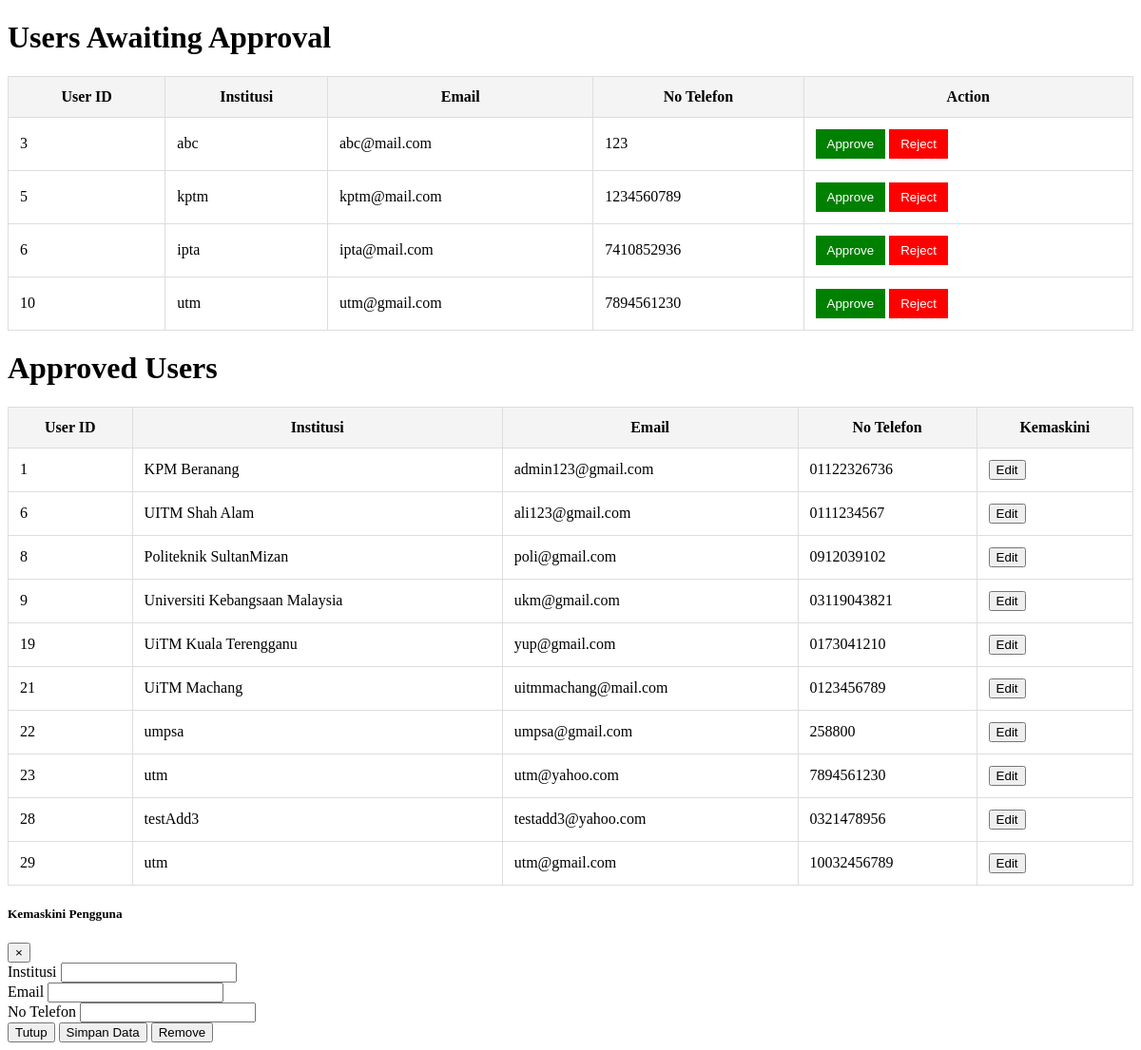
Before: /manageii.php with the older database file.
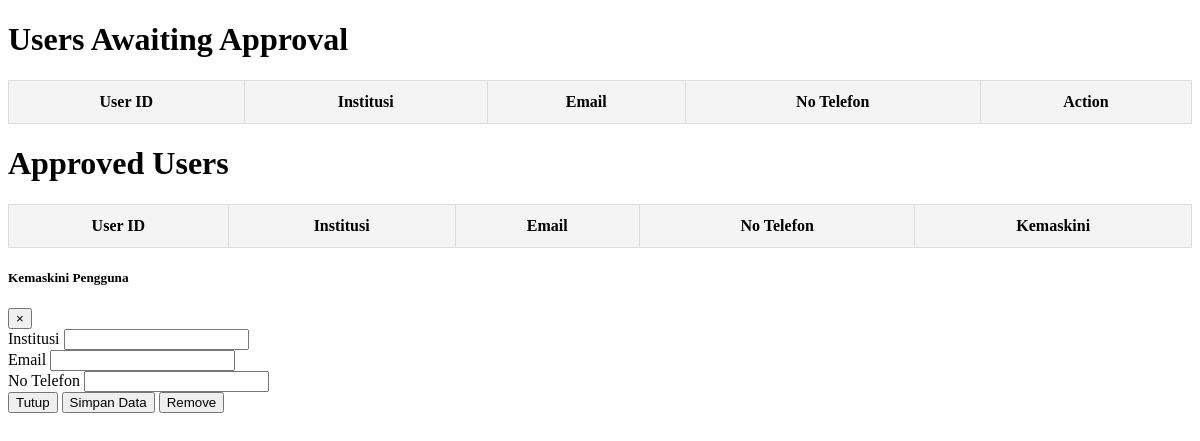
After: the same page with the newer database file.
### tables this page shows
CREATE TABLE `requests` (
  `id` int(11) NOT NULL,
  `password` varchar(255) NOT NULL,
  `email` varchar(255) NOT NULL,
  `college_uni` varchar(255) NOT NULL,
  `no_phone` varchar(20) NOT NULL,
  `nama_pegawai` varchar(255) NOT NULL,
  `status` enum('pending','approved','rejected') DEFAULT 'pending'
);

CREATE TABLE `users` (
  `user_id` int(11) NOT NULL,
  `password` varchar(255) NOT NULL,
  `email` varchar(100) NOT NULL,
  `college_uni` varchar(100) DEFAULT NULL,
  `name` varchar(255) NOT NULL,
  `no_phone` varchar(20) NOT NULL,
  `nama_pegawai` varchar(255) DEFAULT NULL
);

### manageii.php (the view, shortened to what the changed rows need)
<?php
    $servername = "localhost";
    $username = "root";
    $password = '';
    $dbname = "intern";
    $port = "3307";
    try
    {
        $conn = new PDO("mysql:host=$servername;dbname=$dbname;port=$port", $username, $password);
        $conn->setAttribute(PDO::ATTR_ERRMODE, PDO::ERRMODE_EXCEPTION);
    }
    catch (PDOException $e)
    {
        die("Connection failed: " . $e->getMessage());
    }
    $query_pending = "SELECT * FROM requests WHERE status = 'pending'";
    $stmt_pending = $conn->prepare($query_pending);
    $stmt_pending->execute();
    $result_pending = $stmt_pending->fetchAll(PDO::FETCH_ASSOC);
    $query_approved = "SELECT * FROM users WHERE status = 'approved'";
    $stmt_approved = $conn->prepare($query_approved);
    $stmt_approved->execute();
    $result_approved = $stmt_approved->fetchAll(PDO::FETCH_ASSOC);
?>
<!DOCTYPE html>
<html lang="en">
    <head>
    </head>
    <body>
        <h1>Users Awaiting Approval</h1>
        <table class = "table table-bordered mt-3">
            <thead>
                <tr>
                    <th>User ID</th>
                    <th>Institusi</th>
                    <th>Email</th>
                    <th>No Telefon</th>
                    <th>Action</th>
                </tr>
            </thead>
            <tbody>
                <?php foreach($result_pending as $row):  ?>
                    <tr>
                        <td><?php echo $row['id']; ?></td>
                        <td><?php echo $row['college_uni']; ?></td>
                        <td><?php echo $row['email']; ?></td>
                        <td><?php echo $row['no_phone']; ?></td>
                        <td>
                            <button class="approve-btn" onclick="handleApproval(<?php echo $row['id']; ?>, 'approve')">Approve</button>
                            <button class="reject-btn" onclick="handleApproval(<?php echo $row['id']; ?>, 'reject')">Reject</button>
                        </td>
                    </tr>
                <?php endforeach; ?>
            </tbody>
        </table>
        <h1>Approved Users</h1>
        <table>
            <thead>
                <tr>
                    <th>User ID</th>
                    <th>Institusi</th>
                    <th>Email</th>
                    <th>No Telefon</th>
                    <th>Kemaskini</th>
                </tr>
            </thead>
            <tbody>
                <?php foreach($result_approved as $row): ?>
                    <tr>
                        <td><?php echo $row['user_id']; ?></td>
                        <td><?php echo $row['college_uni']; ?></td>
                        <td><?php echo $row['email']; ?></td>
                        <td><?php echo $row['no_phone']; ?></td>
                        <td>
                            <button class="btn btn-primary btn-sm" data-toggle="modal" data-target="#editUserModal" data-id="<?php echo htmlspecialchars($user['user_id']); ?>" data-college_uni="<?php echo htmlspecialchars($user['college_uni']); ?>" data-email="<?php echo htmlspecialchars($user['email']); ?>" data-phone="<?php echo htmlspecialchars($user['no_phone']); ?>">Edit</button>
                        </td>
                    </tr>
                <?php endforeach; ?>
            </tbody>
        </table>
    </body>
</html>

Changed rows visible on the page:
removed requests: id "3", college_uni "abc", email "abc@mail.com", no_phone "123"
removed requests: id "5", college_uni "kptm", email "kptm@mail.com", no_phone "1234560789"
removed requests: id "6", college_uni "ipta", email "ipta@mail.com", no_phone "7410852936"
removed requests: id "10", college_uni "utm", email "utm@gmail.com", no_phone "7894561230"
no longer on this page (row edited): users: user_id "1", college_uni "KPM Beranang", email "admin123@gmail.com", no_phone "01122326736"
no longer on this page (row edited): users: user_id "6", college_uni "UITM Shah Alam", email "ali123@gmail.com", no_phone "0111234567"
no longer on this page (row edited): users: user_id "8", college_uni "Politeknik SultanMizan", email "poli@gmail.com", no_phone "0912039102"
no longer on this page (row edited): users: user_id "9", college_uni "Universiti Kebangsaan Malaysia", email "ukm@gmail.com", no_phone "03119043821"
removed users: user_id "19", college_uni "UiTM Kuala Terengganu", email "yup@gmail.com", no_phone "0173041210"
removed users: user_id "21", college_uni "UiTM Machang", email "uitmmachang@mail.com", no_phone "0123456789"
removed users: user_id "22", college_uni "umpsa", email "umpsa@gmail.com", no_phone "258800"
removed users: user_id "23", college_uni "utm", email "utm@yahoo.com", no_phone "7894561230"
removed users: user_id "28", college_uni "testAdd3", email "testadd3@yahoo.com", no_phone "0321478956"
removed users: user_id "29", college_uni "utm", email "utm@gmail.com", no_phone "10032456789"
